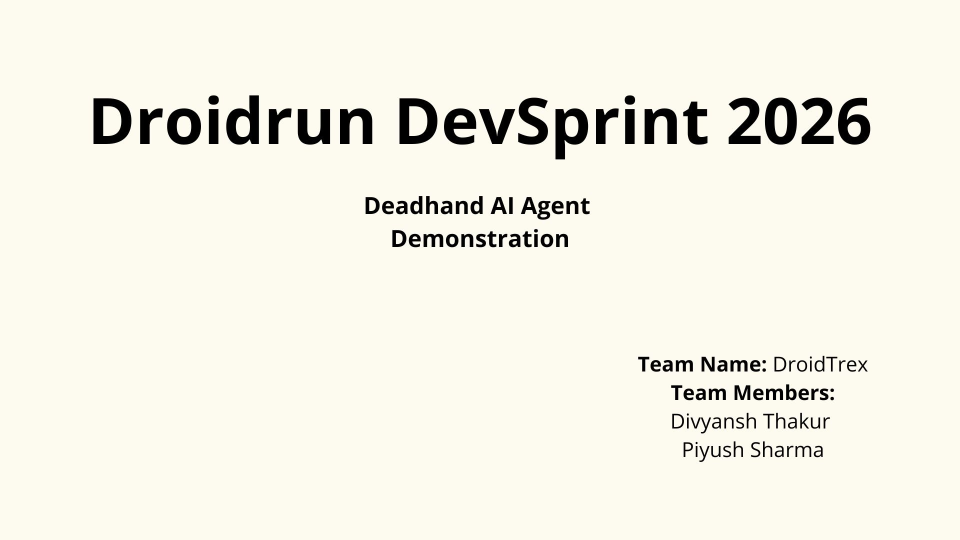
#> input picture assets/video_thumbnail.jpeg, 1920 x 1080 px (shown at 1/2 size)
$ python -i droid_utils.py   (imports and definitions only)
#> lines starting #> are read from the running program, lines starting #| are printed output that depends on the picture
import os
import time
import hashlib
from PIL import Image

class DeviceController:
    def __init__(self):
        pass

    def capture_screen(self, path):
        """Captures the screen to the specified local path."""
        os.makedirs(os.path.dirname(path), exist_ok=True)

        os.system("adb shell screencap -p /data/local/tmp/screen.png")
        os.system(f"adb pull /data/local/tmp/screen.png {path}")
        return path

    def get_screen_hash(self, image_path):
        """
        Hashes a tiny, grayscale, cropped version of the screen.
        Ignores the Status Bar (top 8%) and small pixel changes (clock/battery).
        """
#> called with image_path = '../assets/video_thumbnail.jpeg'
        try:
            with Image.open(image_path) as img:
                # 1. Convert to Grayscale to ignore color shifts
#> img is the input picture: PIL image 1920x1080 RGB; mean R, G, B 242.6, 240.7, 229.3
                gray = img.convert("L")

                # 2. Crop out the Status Bar (Top 8% of the screen)
                w, h = gray.size
#> w = 1920; h = 1080
                status_bar_height = int(h * 0.08)
#> status_bar_height = 86
                cropped = gray.crop((0, status_bar_height, w, h))
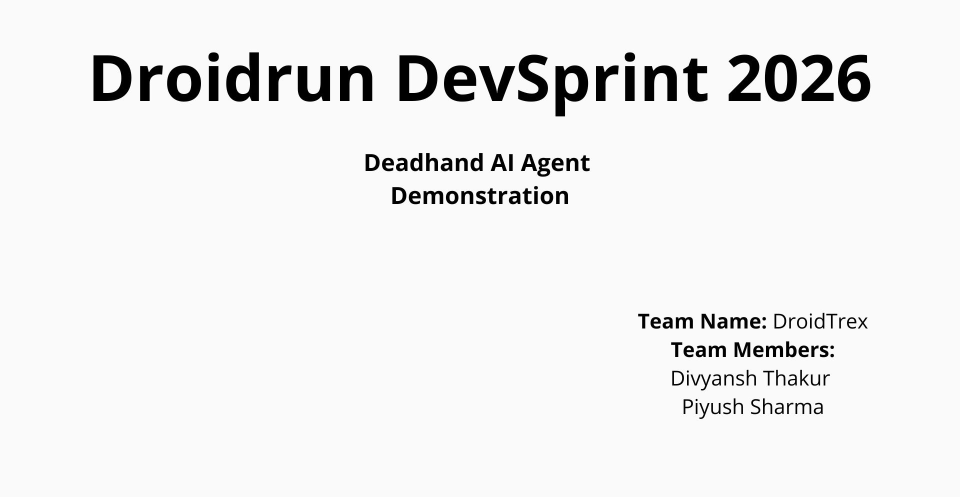
#> cropped: PIL image 1920x994 L (shown at 1/2 size); min 0, max 255, mean 238.9

                # 3. Resize to a tiny thumbnail (16x32)
                # This makes it very blurry, ignoring small text changes like time.
                small = cropped.resize((16, 32), Image.Resampling.BILINEAR)
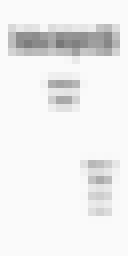
#> small: PIL image 16x32 L (shown 8 times larger); min 120, max 250, mean 238.9

                return hashlib.md5(small.tobytes()).hexdigest()
        except Exception:
            return "error"

    def execute_action(self, action_data):
        """Executes the adb command."""
        command = action_data.get("command", "")
        if not command: return

        print(f"🤖 Executing: adb shell {command}")

        if "input text" in command:
            text_content = command.split("input text ")[-1]
            formatted_text = text_content.replace(" ", "%s").replace("'", "")
            os.system(f"adb shell input text {formatted_text}")
        else:
            os.system(f"adb shell {command}")

        time.sleep(2)

>>> result = DeviceController().get_screen_hash('../assets/video_thumbnail.jpeg')
#> result = 'a81c294f422a7deef733947f6a60244b'
